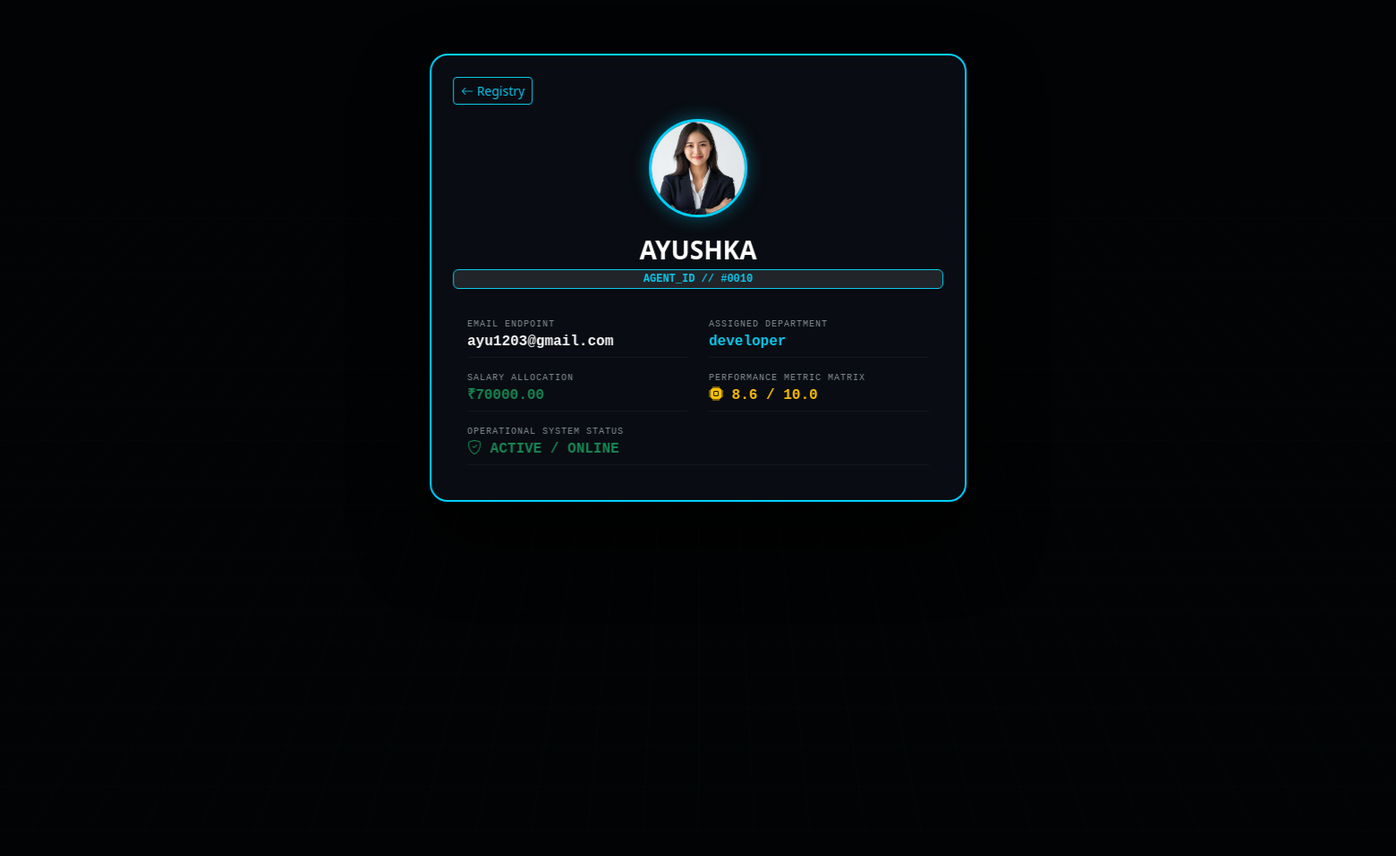
/profile/10/ (signed in), run on the app's committed database.
### employees/models.py (models this page shows, shortened)
class Employee(models.Model):
    name = models.CharField(max_length=100)
    email = models.EmailField()
    department = models.CharField(max_length=100)
    salary = models.DecimalField(decimal_places=2, max_digits=10)
    performance_score = models.FloatField(default=5.0)
    attrition = models.BooleanField(default=False)
    is_deleted = models.BooleanField(default=False)
    profile_pic = models.ImageField(upload_to='profile_pics/', null=True, blank=True)

### employees/views.py (the view)
# urls.py: path('profile/<int:pk>/', views.employee_profile, name='employee_profile'),
@login_required
def employee_profile(request, pk):
    employee = get_object_or_404(Employee, pk=pk)
    return render(request, 'employees/employee_profile.html', {'employee': employee})

### employees/templates/employees/employee_profile.html (shortened to what this page needs)
<!DOCTYPE html>
<html lang="en">
<head>
    <link href="https://cdn.jsdelivr.net/npm/bootstrap@5.3.0/dist/css/bootstrap.min.css" rel="stylesheet">
    <link href="https://cdn.jsdelivr.net/npm/bootstrap-icons@1.11.0/font/bootstrap-icons.css" rel="stylesheet">
</head>
<body>
<div class="grid-overlay"></div>
<div class="container" style="position: relative; z-index: 1;">
    <div class="card profile-card p-4 text-center">
        <div class="text-start mb-3">
            <a href="/employees/" class="btn btn-outline-info btn-sm"><i class="bi bi-arrow-left"></i> Registry</a>
        </div>
        <div class="avatar-frame">
            {% if employee.profile_pic %}
                <img src="{{ employee.profile_pic.url }}" alt="Profile Pic">
            {% else %}
                <i class="bi bi-person-bounding-box"></i>
            {% endif %}
        </div>
        <h3 class="fw-bold tracking-wide mb-1 text-uppercase text-white">{{ employee.name }}</h3>
        <span class="badge bg-dark border border-info text-info font-monospace mb-4">AGENT_ID // #00{{ employee.id }}</span>
        <div class="row text-start mt-2 px-3">
            <div class="col-md-6">
                <div class="data-label">Email Endpoint</div>
                <div class="data-value">{{ employee.email }}</div>
            </div>
            <div class="col-md-6">
                <div class="data-label">Assigned Department</div>
                <div class="data-value text-info">{{ employee.department }}</div>
            </div>
            <div class="col-md-6">
                <div class="data-label">Salary Allocation</div>
                <div class="data-value text-success">₹{{ employee.salary }}</div>
            </div>
            <div class="col-md-6">
                <div class="data-label">Performance Metric Matrix</div>
                <div class="data-value text-warning"><i class="bi bi-cpu-fill"></i> {{ employee.performance_score }} / 10.0</div>
            </div>
            <div class="col-12">
                <div class="data-label">Operational System Status</div>
                <div class="data-value">
                    {% if employee.attrition %}
                    <span class="text-danger fw-bold"><i class="bi bi-shield-slash-fill"></i> TERMINATED / LEFT NODE</span>
                    {% else %}
                    <span class="text-success fw-bold"><i class="bi bi-shield-check"></i> ACTIVE / ONLINE</span>
                    {% endif %}
                </div>
            </div>
        </div>
    </div>
</div>
</body>
</html>

### employees/templates/employees/employee_profile.html (style rules this page uses)
body { background: #020304; font-family: 'Segoe UI', Arial, sans-serif; color: #ffffff; padding: 60px 0; perspective: 1400px; }
.grid-overlay { position: fixed; top: -50%; left: -50%; width: 200%; height: 200%; background-image: linear-gradient(rgba(0, 210, 255, 0.015) 1.5px, transparent 1.5px), linear-gradient(90deg, rgba(0, 210, 255, 0.015) 1.5px, transparent 1px); background-size: 40px 40px; transform: rotateX(65deg) translateZ(-150px); pointer-events: none; z-index: 0; }
.profile-card { background: rgba(13, 17, 23, 0.75) !important; border: 2px solid #00d2ff !important; border-radius: 20px !important; backdrop-filter: blur(15px); box-shadow: 0 40px 80px rgba(0, 0, 0, 0.85); max-width: 600px; margin: 0 auto; transform: rotateY(1deg) translateZ(10px); }
.avatar-frame { width: 110px; height: 110px; border-radius: 50%; border: 3px solid #00d2ff; background: #1f242e; display: flex; align-items: center; justify-content: center; font-size: 3rem; color: #00d2ff; box-shadow: 0 0 20px rgba(0, 210, 255, 0.4); margin: 0 auto 20px auto; overflow: hidden; }
.avatar-frame img { width: 100%; height: 100%; object-fit: cover; }
.data-label { font-size: 10px; font-family: monospace; color: #8b949e; text-transform: uppercase; letter-spacing: 1px; }
.data-value { font-size: 16px; font-family: 'Courier New', Courier, monospace; color: #ffffff; font-weight: bold; margin-bottom: 15px; border-bottom: 1px solid rgba(255,255,255,0.05); padding-bottom: 5px; }

### data on the page
Employee: profile_pic (picture), name "AYUSHKA", id "10", email "ayu1203@gmail.com", department "developer", salary "70000.00", performance_score "8.6"
